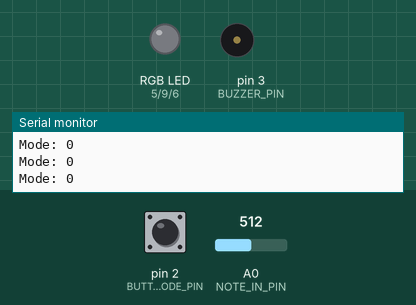
This sketch was run on a simulated Arduino Uno, built with avr-gcc and run on an emulated ATmega328P. Parts: an RGB LED mixed from three pins (HIGH = lit), buzzer (waves = sounding), the last lines printed to the serial monitor. Dashed ring = blinking. The test bench sets the inputs (shaded band); at power-on: pin 2 (BUTTON_MODE_PIN) LOW, A0 (NOTE_IN_PIN) = 512. Dim RGB values are drawn brighter than linear; random numbers use the default seed unless the sketch sets one.

Above: at 1.2 s.
1.3 s: pin 2 (BUTTON_MODE_PIN) pulled HIGH for 0.15 s
At 1.7 s:
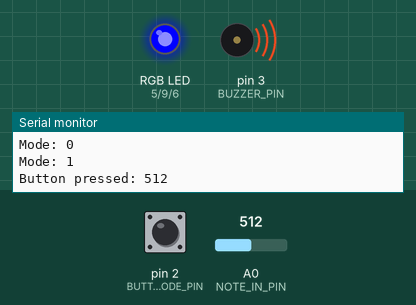
4.3 s: pin 2 (BUTTON_MODE_PIN) pulled HIGH for 3.2 s
At 8.3 s:
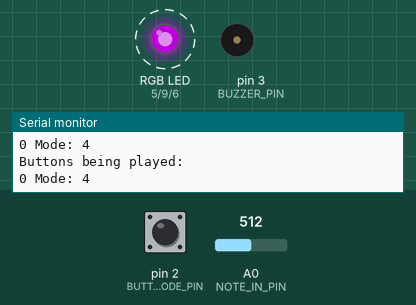
9.0 s: pin 2 (BUTTON_MODE_PIN) pulled HIGH for 1 s
At 9.51 s:
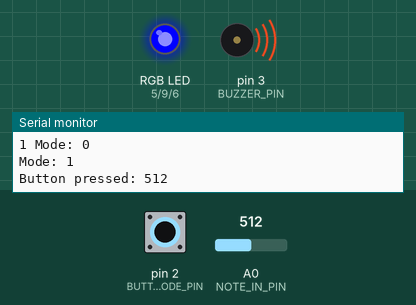
12.0 s: A0 (NOTE_IN_PIN) set to 0
13.5 s: A0 (NOTE_IN_PIN) set to 26
At 13.72 s:
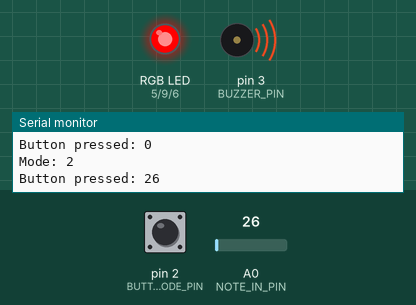
16.5 s: pin 2 (BUTTON_MODE_PIN) driven HIGH
At 18.0 s:
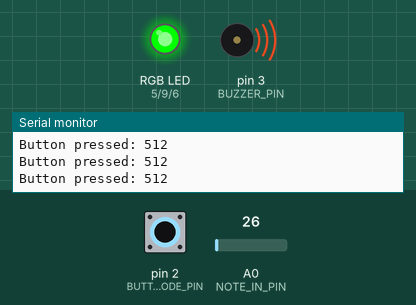
Timing chart, 0 to 20.5 s (numbered marks = the images above; inputs shaded):
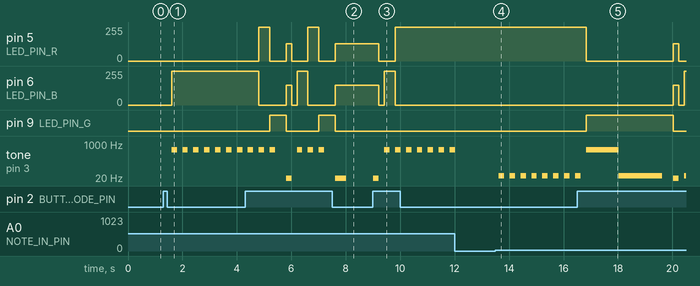

Measured:
- after the input at 1.3 s, pin 6 (LED_PIN_B): 0/255 → 255/255 after 0.30 s; tone on pin 3 (BUZZER_PIN): alternates 512 Hz for 0.20 s and silent for 0.20 s, starting after 0.30 s
- after the input at 4.3 s, pin 5 (LED_PIN_R): 0/255 → 255/255 after 0.51 s, → 0/255 0.40 s later, → 128/255 0.60 s later, → 0/255 0.20 s later, … (7 changes in this stretch); pin 6 (LED_PIN_B): 255/255 → 0/255 after 0.51 s, → 150/255 1.0 s later, → 0/255 0.20 s later, → 255/255 0.20 s later, … (6 changes in this stretch)
- after the input at 9.0 s, pin 5 (LED_PIN_R): 128/255 → 0/255 after 0.22 s, → 255/255 0.60 s later; pin 6 (LED_PIN_B): 150/255 → 0/255 after 0.22 s, → 255/255 0.20 s later, → 0/255 0.40 s later
- after the input at 13.5 s, tone on pin 3 (BUZZER_PIN): alternates 26 Hz for 0.20 s and silent for 0.20 s, starting after 0.12 s
- after the input at 16.5 s, pin 5 (LED_PIN_R): 255/255 → 0/255 after 0.33 s, → 128/255 3.2 s later, → 0/255 0.20 s later; pin 6 (LED_PIN_B): 0/255 → 150/255 after 3.5 s, → 0/255 0.20 s later, → 255/255 0.20 s later; pin 9 (LED_PIN_G): LOW → HIGH after 0.33 s, → LOW 3.2 s later

The sketch:

Etude_3.ino
```cpp
/********************** ETUDE 3 CART 360 2019 *******************************
 * WELCOME!
 * THE PURPOSE OF THIS EXERCISE IS TO DESIGN A VERY SIMPLE KEYBOARD (5 KEYS)
 * WHICH ALLOWS YOU TO PLAY LIVE, RECORD, AND PLAYBACK SINGLE NOTES (NO CHORDS).
 * THERE WILL BE A BUTTON WHICH WHEN PRESSED WILL TAKE THE USER TO THE NEXT MODE:
 * THERE ARE 5 POSSIBLE MODES
 * 0 ==  reset    ==   led off == also resets
 * 1 ==  live     ==   led BLUE
 * 2 ==  record   ==   led RED
 * 3 ==  play     ==   led GREEN
 * 4 ==  loopMODE ==   led PURPLE
 *
 * ADDITIONALLY - WHEN THE USER CHANGES MODE,
 * THE RGB LED WILL CHANGE COLOR (ACCORDING TO THE SPECIFICATIONS)
 * PLEASE FOLLOW THE INSTRUCTIONS IN THE COMMENTS:
 * DO NOT ADD ANY MORE FUNCTION DEFINITIONS
 * ONLY IMPLEMENT THE FUNCTION DEFINITIONS SUPPLIED
 * THERE IS NO NEED TO ADD ANY NEW VARIABLES OR CONSTANTS
 * PROVIDE COMMENTS FOR ANY OF THE CODE IMPLEMENTED
 * GOOD LUCK!
 */
/**** CONSTANTS ********************************************************/

#define BUTTON_MODE_PIN 2 // Button to change the mode

// constants for RGB LED
#define LED_PIN_R 5 // R PIN
#define LED_PIN_G 9 // G PIN
#define LED_PIN_B 6 // B PIN

// constant for note in (button-resistor ladder on breadboard)
# define NOTE_IN_PIN A0

//constant for max number of notes in array
#define MAX_NOTES 16

// a constant for duration
const int duration = 200;

// constant for pin to output for buzzer
#define BUZZER_PIN 3 // PWM

/******** VARIABLES *****************************************************/
// counter for how many notes we have
int countNotes = 0;
// array to hold the notes played (for record/play mode)
int notes [MAX_NOTES];
int mode =0; // start at off

/*************************************************************************/


/**********************SETUP() DO NOT CHANGE*******************************/
// Declare pin mode for the single digital input
void setup()
{
  Serial.begin(9600);
  pinMode(BUTTON_MODE_PIN, INPUT);
}

/**********************LOOP() DO NOT CHANGE *******************************
 * INSTRUCTIONS:
 * There is NO NEED to change the loop - it establishes the flow of the program
 * We call here 3 functions repeatedly:
 * 1: chooseMode(): this function will determine the mode that your program is in
 * based on if the button (linked to the BUTTON_MODE_PIN) was pressed
 * 2: setRGB(): will set the color of the RGB LED based on the value of the mode variable
 * 3: selectMode(): will determine which function to call based on the value of the mode variable

**************************************************************************/
void loop()
{
  chooseMode();
      setRGB();
  selectMode();
}
/******************CHOOSEMODE(): IMPLEMENT *********************************
 * INSTRUCTIONS:
 * Read the value from the Button (linked to the BUTTON_MODE_PIN) and
 * if it is being pressed then change the mode variable.
 * REMEMBER:
 * mode == 0 is reset
 * mode == 1 is live
 * mode == 2 is record
 * mode == 3 is play
 * mode == 4 is loopMode
 * Every time the user presses the button, the program will go to the next mode,
 * once it reaches 4, it should go back to mode == 0.
 * (i.e. if mode ==2 and we press, then mode ==3) ...
**************************************************************************/

void chooseMode(){

  // THIS PART WORKS
  if(digitalRead(BUTTON_MODE_PIN) == HIGH && mode < 4){
    mode++;
  }
  else if (digitalRead(BUTTON_MODE_PIN) == HIGH && mode == 4){
    mode = 0;

  }

  delay(duration);
  Serial.print("Mode: ");
  Serial.println(mode);


}

/******************SETRGB(): IMPLEMENT *********************************
 * INSTRUCTIONS:
 * Depending on the value of the mode variable:
 * if the mode is 0 - RGB LED IS OFF
 * if the mode is 1 - RGB LED IS BLUE
 * if mode is 2 - RGB LED IS RED
 * if mode is 3 - RGB LED IS GREEN
 * if mode is 4 - RGB LED IS PURPLE
 * YOU MUST USE A SWITCH CASE CONSTRUCT (NOT A SERIES OF IF / ELSE STATEMENTS
**************************************************************************/
void setRGB()
{
  //IMPLEMENT

  switch(mode){
    case 0: //off
        analogWrite(LED_PIN_R, 0);
        analogWrite(LED_PIN_G, 0);
        analogWrite(LED_PIN_B, 0);
        break;

    case 1: //blue
        analogWrite(LED_PIN_R, 0);
        analogWrite(LED_PIN_G, 0);
        analogWrite(LED_PIN_B, 255);
        break;

    case 2: //red
        analogWrite(LED_PIN_R, 255);
        analogWrite(LED_PIN_G, 0);
        analogWrite(LED_PIN_B, 0);
        break;

    case 3:  //green
        analogWrite(LED_PIN_R, 0);
        analogWrite(LED_PIN_G, 255);
        analogWrite(LED_PIN_B, 0);
        break;

    case 4:  //purple
        analogWrite(LED_PIN_R, 128);
        analogWrite(LED_PIN_G, 0);
        analogWrite(LED_PIN_B, 150);
        break;
  }

}
/**********************SELECTMODE() DO NOT CHANGE *******************************
 * INSTRUCTIONS:
 * There is NO NEED to change this function - it selects WHICH function should run based on the mode variable
 * There are 4 possibilities
 * 1: reset(): this function will reset any arrays etc, and will do nothing else
 * 2: live(): this function will play the corresponding notes
 * to the user pressing the respective buttons.
 * NOTE:: the notes played are NOT stored
 * 3: record(): this function will play the corresponding notes
 * to the user pressing the respective buttons
 * AND will STORE up to 16 consecutive notes in an array.
 * 4: play(): this function will playback any notes stored in the array that were recorded
 * in the previous mode
 * 5: loopMode(): this function will playback any notes stored in the array that were recorded,
 * BUT unlike the previous mode, you can choose in which sequence the notes are played.
 * REQUIRED: only play notes from the array (no live stuff)

******************************************************************************/
void selectMode()
{
  if(mode ==0) {
    reset();
  }
  else if(mode ==1) {
    live();
  }
  else if(mode ==2) {
    record();
  }

  else if(mode ==3) {
    play();
  }
   else if(mode ==4) {
    loopMode();
  }
}
/******************RESET(): IMPLEMENT **************************************
 * INSTRUCTIONS:
 * this function should ensure that any notes recorded are no longer available
**************************************************************************/
void reset()
{
  //clear out the array
  for (int i = 0; i < MAX_NOTES; i++){
      notes[i] = NULL;
  }

  notes[MAX_NOTES] = NULL;

  //stop the buzzer
  noTone(BUZZER_PIN);

  //reset the countNotes
  countNotes = 0;

}
/******************LIVE(): IMPLEMENT **************************************
 * INSTRUCTIONS:
 * this function will play the corresponding notes
 * to the user pressing the respective buttons
 * NOTE:: the notes played are NOT stored
 * SO: you need read in the input from the analog input (linked to the button-resistor ladder combo)
 * THEN - output the note to the buzzer using the tone() function
**************************************************************************/
void live()
{

  //NO STORAGE SHOULD BE HAPPENING HERE
    int val = analogRead(NOTE_IN_PIN);

  if(val > 0){

      //NOTE_IN_PIN needs to be read in an analog way so that it can create a different sound
      //based on the change in resistance
      tone(BUZZER_PIN, analogRead(NOTE_IN_PIN));

       Serial.print("Button pressed: ");
       Serial.println(val);
       delay(duration);

  }

    noTone(BUZZER_PIN);


}
/******************RECORD(): IMPLEMENT **********************************
 * INSTRUCTIONS:
 * this function will play the corresponding notes
 * to the user pressing the respective buttons
 * AND will STORE up to 16 consecutive notes in an array.
 * SO:you need read in the input from the analog input (linked to the button-resistor ladder combo)
 * AND - output the note to the buzzer using the tone() function
 * THEN store that note in the array  - BE CAREFUL - you can only allow for up to MAX_NOTES to be stored
**************************************************************************/
void record()
{

  //analog read the music buttons and their resistance, assign it to a variable
  int val;
  val = analogRead(NOTE_IN_PIN);


  Serial.print("Button pressed: ");
  Serial.println(val);

   if(val > 0){
          //play the note to the speaker
          tone(BUZZER_PIN, val);

          delay(duration);

          //make sure there are not more notes that are stored than MAX_NOTES amount
          if (countNotes < MAX_NOTES){

              //fill up the array with the pressed notes
              notes[countNotes] = val;

              //increase countNotes by 1
              countNotes++;
             }
   }

  //trying to reduce static noise by stopping buzzer after every notes
   noTone(BUZZER_PIN);

}
/******************PLAY(): IMPLEMENT ************************************
 * INSTRUCTIONS:
 * this function will playback any notes stored in the array that were recorded
 * in the previous mode
 * SO: you need to go through the array of values (be careful - the user may not have put in MAX_NOTES)
 * READ each value IN ORDER
 * AND output each note to the buzzer using the tone() function
 * ALSO: as long as we are in this mode, the notes are played over and over again
 * BE CAREFUL: make sure you allow for the user to get to another mode from the mode button...
**************************************************************************/
void play()
{


    //play the array
    for (int i = 0; i < countNotes; i++){
          tone(BUZZER_PIN, notes[i]);

           Serial.print("Button pressed: ");
           Serial.println(notes[i]);


          delay(duration);
     }


  //end play
   noTone(BUZZER_PIN);

 delay(duration);


//
}
/******************LOOPMODE(): IMPLEMENT *********************************
 * INSTRUCTIONS:
 * this function will playback any notes stored in the array that were recorded
 * in the previous mode
 * SO: you need to go through the array of values (be careful - the user may not have put in MAX_NOTES)
 * READ values IN ANY ORDERING (You MUST use the array - but you can determine your own sequence)
 * AND output each note to the buzzer using the tone() function
 * ALSO: as long as we are in this mode, the notes are played over and over again
 * BE CAREFUL: make sure you allow for the user to get to another mode from the mode button...
**************************************************************************/
void loopMode()
{
  //IMPLEMENT
  //randomly select order, create new array, play through this new array

  //declare new random sequence array
  int randomSequence[countNotes];

   //set a new array
   for (int i = 0; i < countNotes; i++){

      randomSequence[i] = random(0, (countNotes+1));

   }

Serial.println("Buttons being played: ");

   //play the new array
   for (int i = 0; i < countNotes; i++){

        tone(BUZZER_PIN, randomSequence[i]);
        Serial.print(randomSequence[i]);
        Serial.print(" ");

   }


}

/**************************************************************************/
```
